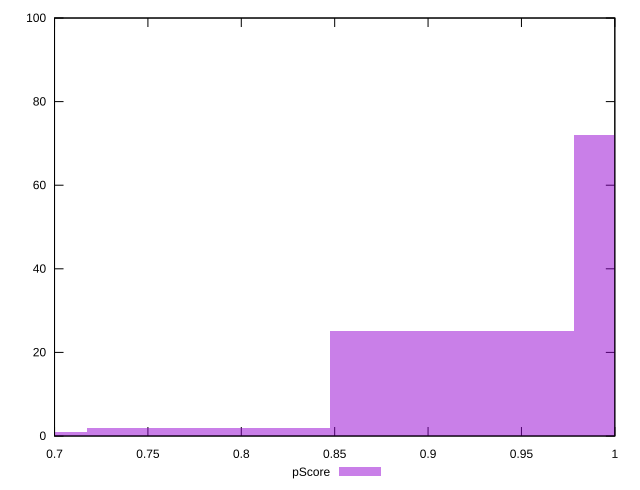

Here is the gnuplot script that generated this plot:
reset

$pScore <<EOF
1.0431851127386984 72
0.9127869736463611 25
0.7823888345540237 2
0.6519906954616865 1
EOF

set key outside below
set boxwidth 0.1303981390923373
set xrange [0.7:1]
set yrange [0:100]
set trange [0:100]
set style fill transparent solid 0.5 noborder
set terminal svg size 640, 490 enhanced background rgb 'white'
set output "reports/report_00027_2021-02-24T12-40-31.850Z/legacy-javascript/samples/astro/pScore/histogram.svg"

plot $pScore title "pScore" with boxes

reset
